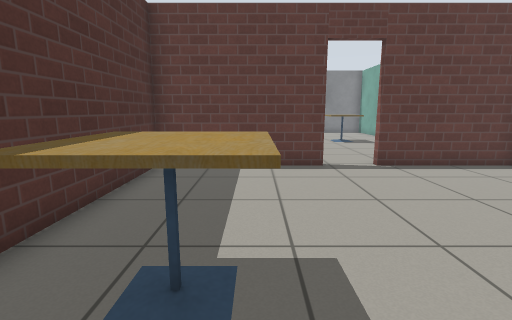
view 1 (above)

17 first-person views from a walk through a world built for the Gazebo simulator. The camera is 0.9 m above the floor, tilts 10° down and sees 85° across. The floor is counted in squares, 0.5 m on a side. Each view is taken from the middle of a square. On the plan, view 1 faces up. The plan holds only what a view shows up to about 15 squares ahead; the rest is blank. Gazebo's built-in surfaces are drawn with simple patterns.

view 2
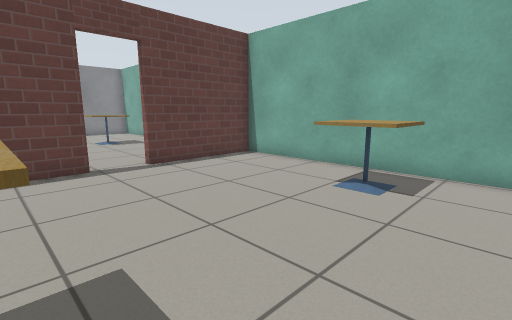

view 3
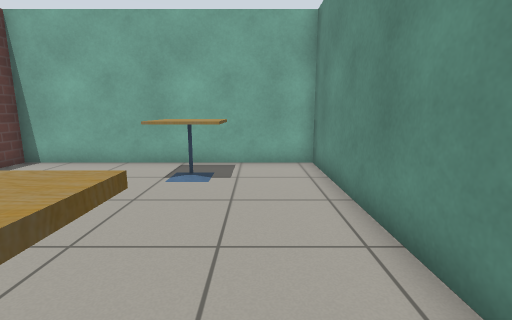

view 4
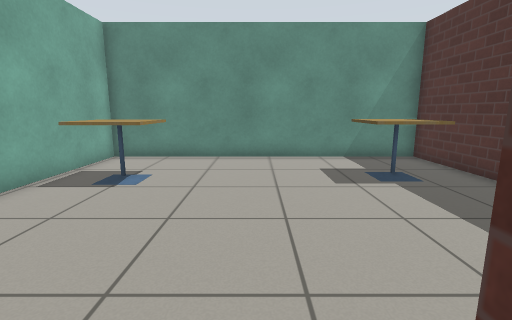

view 5
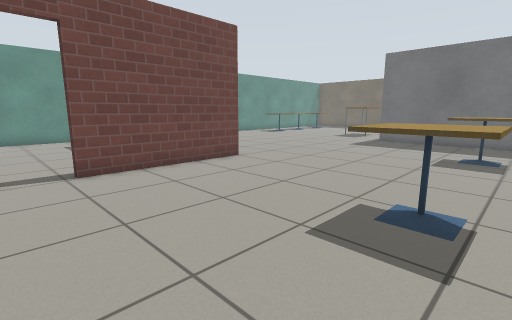

view 6
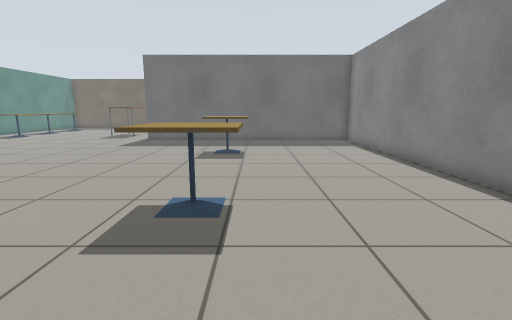

view 7
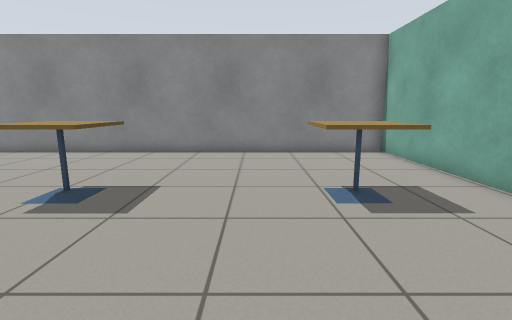

view 8
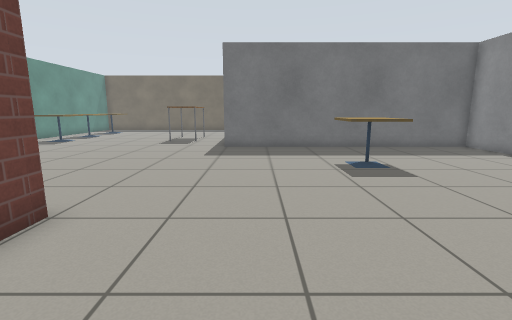

view 9
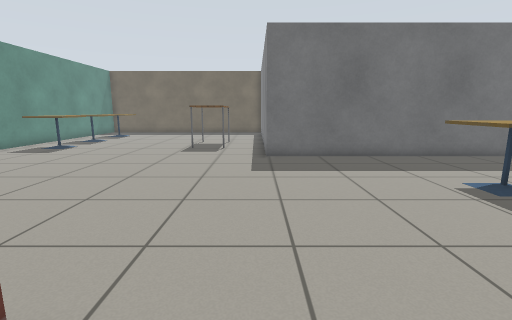

view 10
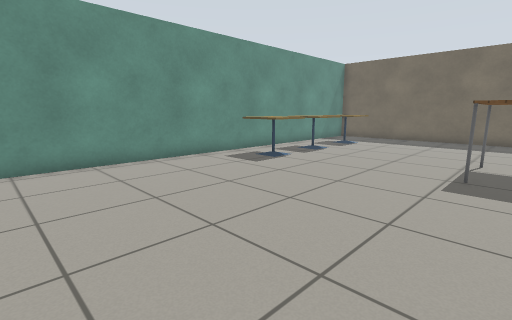

view 11
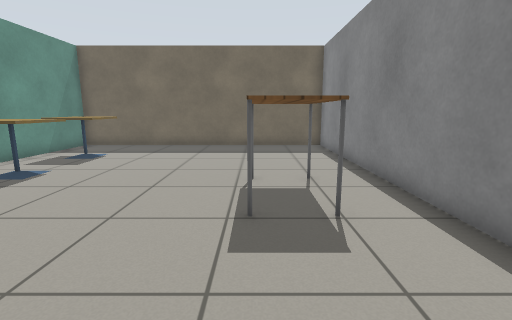

view 12
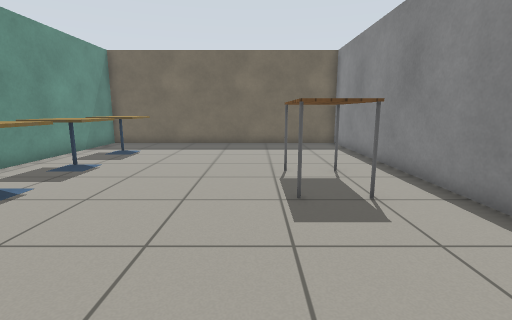

view 13
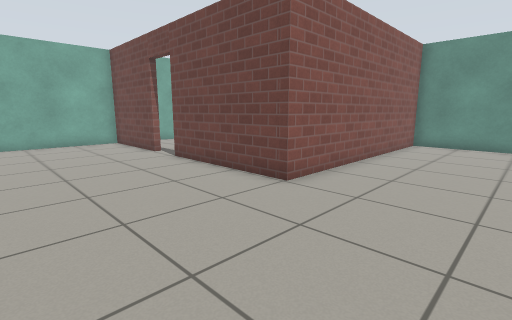

view 14
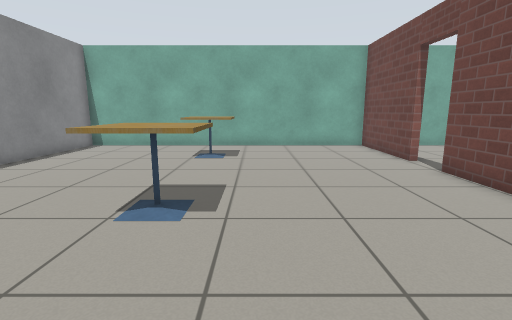

view 15
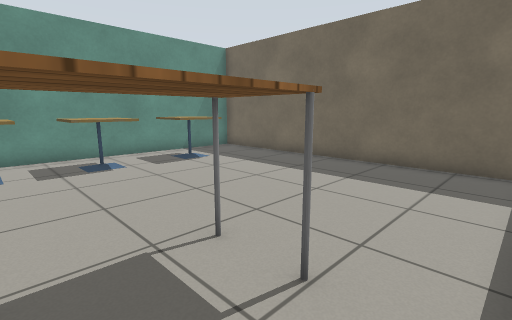

view 16
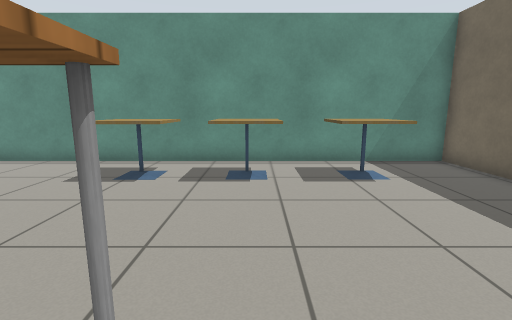

view 17
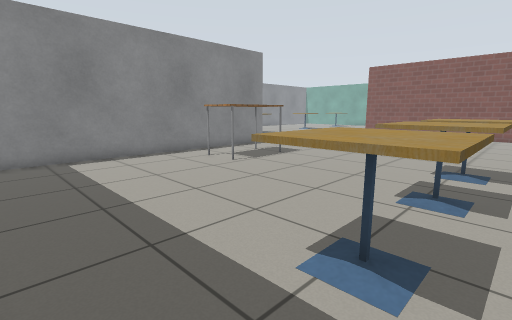

### Floor plan
Points are (right, up) in squares from view 1. A wall is a line through its corners. A room is listed if a view was taken in it or the views show most of it. See-through windows are left out.
Room 1 (views 1, 2, 3)
walls: (2.2, 9.1) (-3.3, 9.1) (-3.3, -1) (8.7, -1) (8.7, 9.1) (4, 9.1)
ways out: open door at (3.5, 9) to room 2
objects: cafe table (-1, 2) to (0, 3); cafe table (6, 2) to (7, 3)
Room 2 (views 4, 5, 6, 7, 8, 9, 10, 11, 12, 13, 14, 15, 16, 17)
walls: (4, 9.4) (8.7, 9.4) (8.7, 23.6) (-13, 23.6) (-13, 11.4) (-25.8, 11.4) (-25.8, -1) (-3.6, -1) (-3.6, 9.4) (2.2, 9.4)
ways out: open door at (3.5, 9) to room 1
objects: cafe table (-23, 1) to (-21, 2); cafe table (-19, 1) to (-18, 2); table (-18, 8) to (-16, 9); cafe table (-16, 1) to (-15, 2); cafe table (-9, 16) to (-8, 17); cafe table (-2, 16) to (0, 17); cafe table (4, 16) to (6, 17)

Positions as (right, up) in squares from view 1, and headings:
1: (0, 0), facing up
2: (0, 0), facing up-right
3: (-1, 1), facing right
4: (3, 10), facing down
5: (4, 18), facing down-left
6: (4, 18), facing left
7: (3, 11), facing up
8: (1, 13), facing left
9: (-2, 11), facing left
10: (-7, 9), facing down-left
11: (-11, 8), facing left
12: (-10, 7), facing left
13: (-8, 15), facing down-right
14: (-6, 15), facing right
15: (-16, 11), facing down-left
16: (-19, 9), facing down
17: (-25, 0), facing up-right
